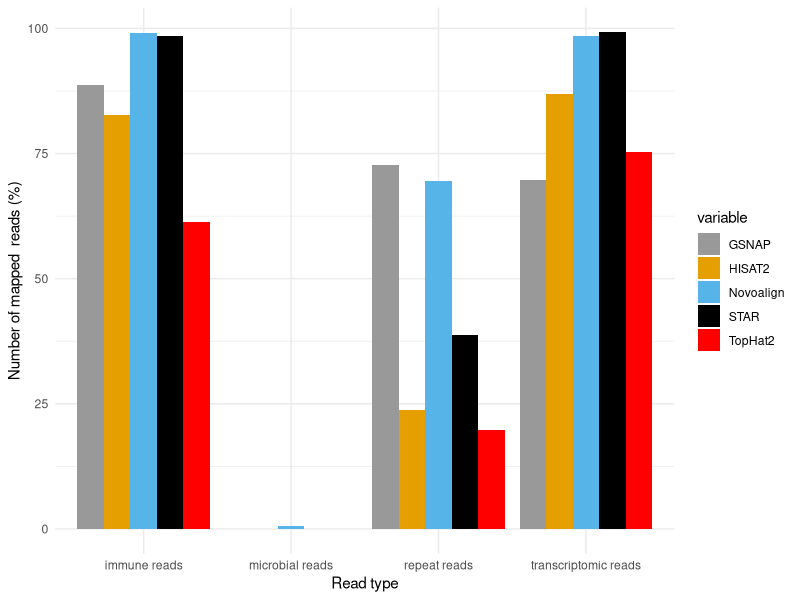

R code for this plot:
#!/usr/bin/env Rscript

library(ggplot2)
library(reshape2)
data=read.csv("mapped_reads_simulated.csv")
data.m <- melt(data, id.vars='cat')

pdf("mapped_reads_simulated.pdf",width=6,height=4) 

ggplot(data.m, aes(cat, value*100))+geom_bar(aes(fill = variable), position = "dodge", stat="identity")+scale_fill_manual(values=c("#999999", "#E69F00", "#56B4E9","black","red"))+theme_minimal()+labs(y = "Number of mapped  reads (%)")+labs(x = "Read type")

dev.off()


